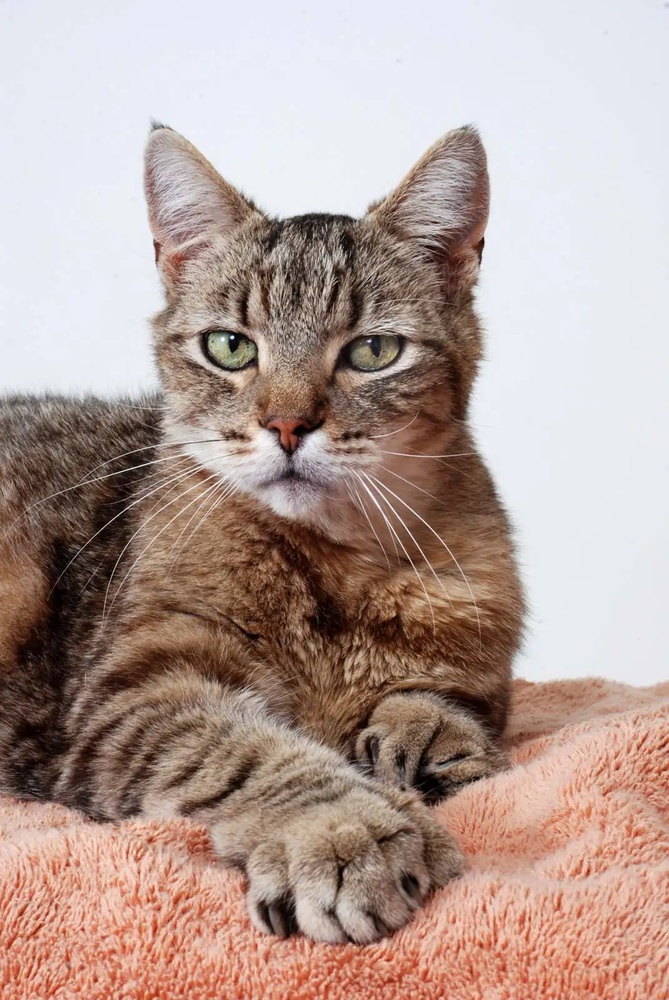
#> input picture image_to_pencil_sketch/cat.jpg, 669 x 1000 px, shrunk from 1071 x 1600 before the run
$ python img_to_pencil.py
#> lines starting #> are read from the running program, lines starting #| are printed output that depends on the picture


# Import open-cv library
import cv2

# Reading image File
image = cv2.imread('./cat.jpg')
#> image is the input picture: shape (1000, 669, 3); mean B, G, R 151.7, 158.9, 180.2

# Displaying Original image
cv2.imshow("Original Image", image)
cv2.waitKey(0)

# Reading the black and white image
baw_image = cv2.cvtColor(image, cv2.COLOR_BGR2GRAY)
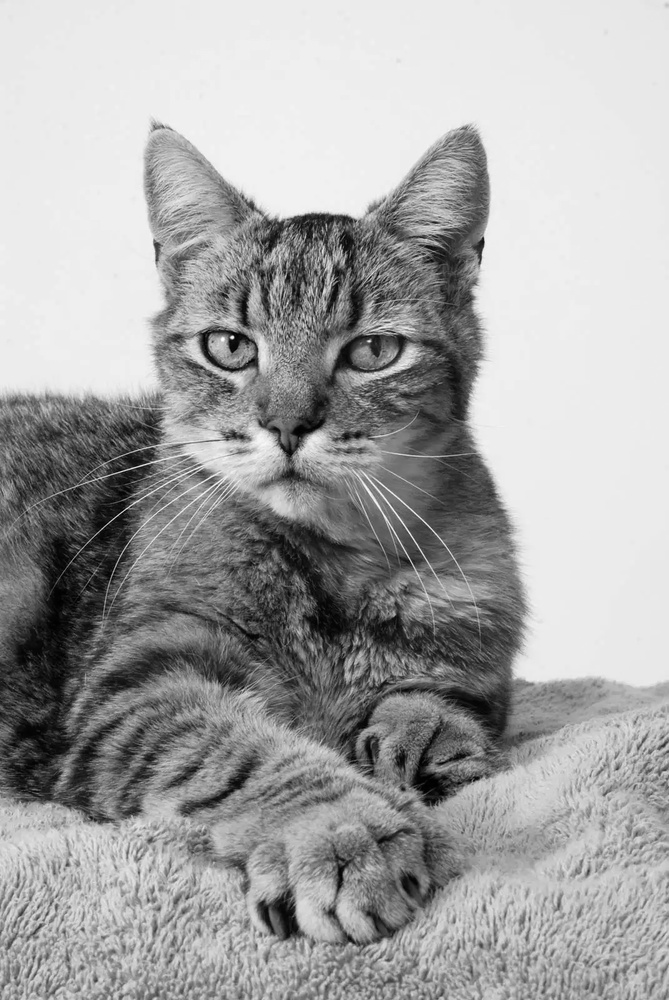
#> baw_image: shape (1000, 669); min 0, max 253, mean 164.5

# To display black and white image
cv2.imshow("Black and White Image", baw_image)
cv2.waitKey(0)

# inverting the image
inverted_image = 255-baw_image
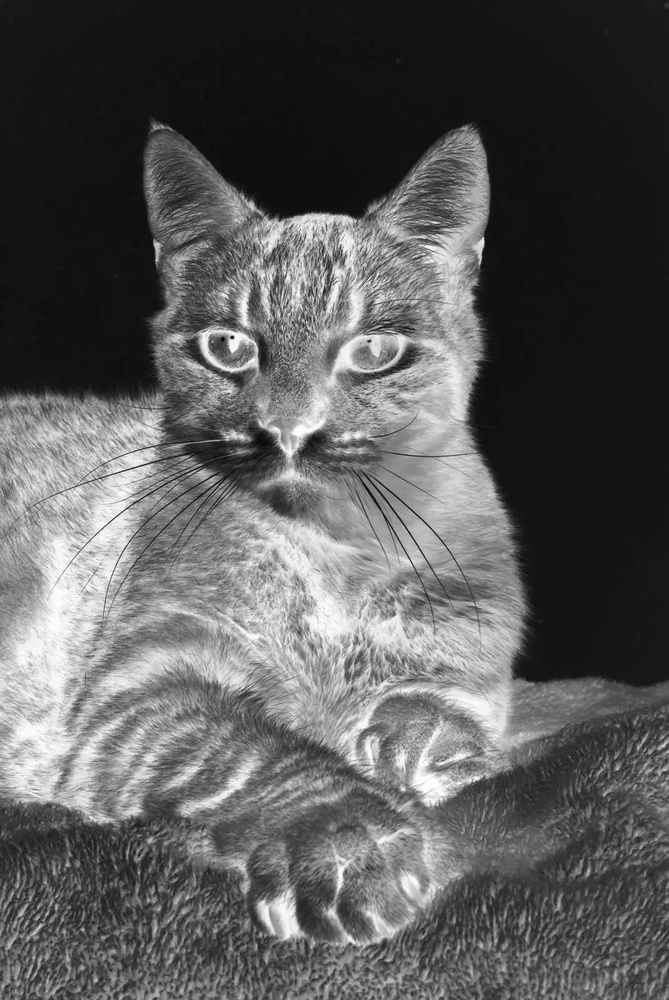
#> inverted_image: shape (1000, 669); min 2, max 255, mean 90.5

# displaying inverted image
cv2.imshow("Inverted Image", inverted_image)
cv2.waitKey()

# Blurring the image
#> (the run stopped early here; a loop or call above may not have finished)
